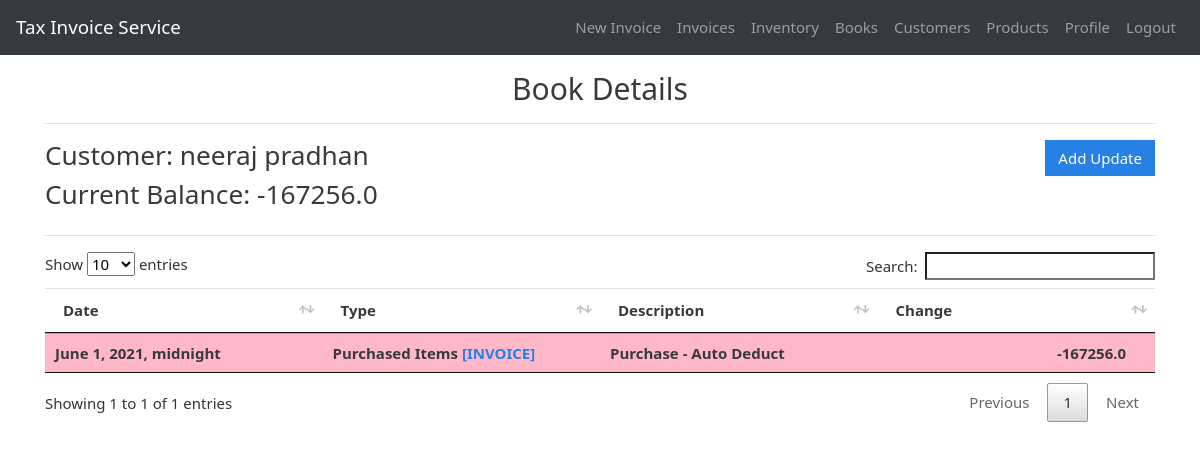
The app's page /books/1 (signed in) with its own data.
### gstbillingapp/models.py (models this page shows, shortened)
class Book(models.Model):
    user = models.ForeignKey(User, null=True, blank=True, on_delete=models.SET_NULL)
    customer = models.ForeignKey(Customer, null=True, blank=True, on_delete=models.SET_NULL)
    current_balance = models.FloatField(default=0)
    last_log = models.ForeignKey('BookLog', null=True, blank=True, default=None, on_delete=models.SET_NULL)

class Customer(models.Model):
    user = models.ForeignKey(User, null=True, blank=True, on_delete=models.SET_NULL)
    customer_name = models.CharField(max_length=200)
    customer_address = models.TextField(max_length=600, blank=True, null=True)
    customer_phone = models.CharField(max_length=14, blank=True, null=True)
    customer_gst = models.CharField(max_length=15, blank=True, null=True)

class BookLog(models.Model):
    parent_book = models.ForeignKey(Book, null=True, blank=True, on_delete=models.CASCADE)
    date = models.DateTimeField(default=datetime.now, blank=True, null=True)
    last_modified = models.DateTimeField(auto_now=True)
    CHANGE_TYPES = [
        (0, 'Paid'),
        (1, 'Purchased Items'),
        (2, 'Sold Items'),
        (4, 'Other'),
    ]
    change_type = models.IntegerField(choices=CHANGE_TYPES, default=0)
    change = models.FloatField(default=0.0)
    associated_invoice = models.ForeignKey(Invoice, blank=True, null=True, default=None, on_delete=models.SET_NULL)
    description = models.TextField(max_length=600, blank=True, null=True)

### gstbillingapp/views.py (the view)
# urls.py: path('books/<int:book_id>', views.book_logs, name='book_logs'),
@login_required
def book_logs(request, book_id):
    context = {}
    book = get_object_or_404(Book, id=book_id, user=request.user)
    book_logs = BookLog.objects.filter(parent_book=book).order_by('-id')
    context['book'] = book
    context['book_logs'] = book_logs
    return render(request, 'gstbillingapp/book_logs.html', context)

### gstbillingapp/templates/gstbillingapp/book_logs.html (shortened to what this page needs)
{% extends "gstbillingapp/base.html" %}
{% load static %}
{% block content %}
<h2 class="text-center m-1">Book Details</h2>
<hr>
<div class="row">
	<div class="col">
		<h3>Customer: {{book.customer.customer_name}}</h3>
		<h3>Current Balance: {{book.current_balance}}</h3>
	</div>
	<div class="col">
		<a href="{% url 'book_logs_add' book.id %}" id="add_customer_btn"><button type="button" class="btn btn-primary">Add Update</button></a>
	</div>
</div>
<hr>
<table class="table table-hover font-weight-bold" id="inventory-logs-table">
	<thead>
		<tr>
			<th>Date</th>
			<th>Type</th>
			<th>Description</th>
			<th>Change</th>
		</tr>
	</thead>
	<tbody class="two-col-form">
		{% for item in book_logs %}
		<tr class="{% if item.change < 0 %}table-danger{% else %}table-success{%endif%}">
			<td>{{item.date}}</td>
			<td>{{item.get_change_type_display}} {% if item.associated_invoice %}<a href="{% url 'invoice_viewer' item.associated_invoice.id %}">[INVOICE]</a>{% endif %}</td>
			<td>{{item.description}}</td>
			<td class="text-right">{{item.change}} &emsp; {{inventory.product.product_unit}}</td>
		{% endfor %}
	</tbody>
</table>
{% endblock %}

### gstbillingapp/static/gstbillingapp/main.css (style rules this page uses)
.two-col-form td, .two-col-form th { width: 25%; }
#add_customer_btn, #add_product_btn { float: right; }

### records on screen
Book: customer.customer_name "neeraj pradhan", current_balance "-167256.0"
BookLog: date "June 1, 2021, midnight", change_type "Purchased Items", shows "[INVOICE]", description "Purchase - Auto Deduct", change "-167256.0"
